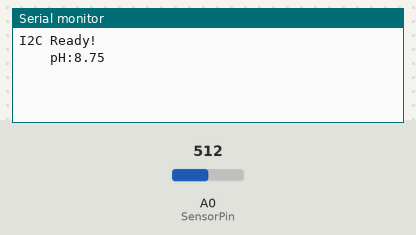
Recording of a sketch running on a simulated Arduino Uno, built with avr-gcc and run on an emulated ATmega328P. Parts: the last lines printed to the serial monitor. The test bench sets the inputs (shaded band); at power-on: A0 (SensorPin) = 512.

Above: at 1.2 s.
1.3 s: A0 (SensorPin) set to 716
At 2.7 s:
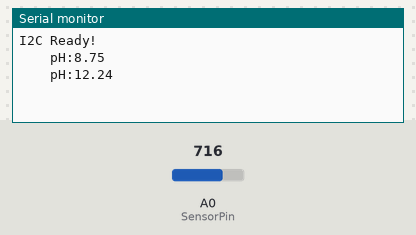
2.8 s: A0 (SensorPin) set to 900
At 4.3 s:
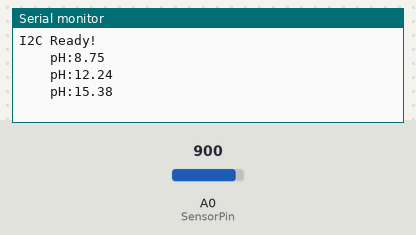
Timing chart, 0 to 5.8 s (numbered marks = the images above; inputs shaded):
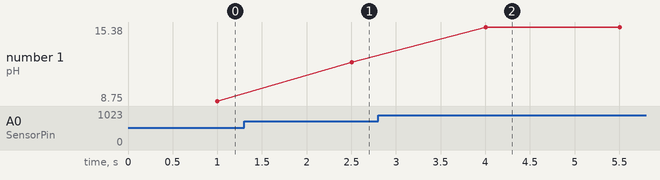

The sketch:

i2c_slave.ino
```cpp
#include <Wire.h>

#define SLAVE_ADDRESS 0x08

#define SensorPin 0            //pH meter Analog output to Arduino Analog Input 0
#define Offset 0.00            //deviation compensate

unsigned long int avgValue;     //Store the average value of the sensor feedback
#define FLOATS_SENT 1
float data[FLOATS_SENT];
float phValue;
// Use the offset value to select a function
void sendData(){
  uint8_t buf[32]; // buffer in which to build block.*/
  uint8_t len=0;
  memmove(&buf[len],(uint8_t*)&phValue,sizeof(phValue));
  len += sizeof(phValue);
  Wire.write(buf,len);
  Wire.write((byte*) &data, FLOATS_SENT*sizeof(float));

}

// Counter function
int PhSensor() {
   int buf[10];                //buffer for read analog
  for(int i=0;i<10;i++)       //Get 10 sample value from the sensor for smooth the value
  {
    buf[i]=analogRead(SensorPin);
    delay(100);
  }
  for(int i=0;i<9;i++)        //sort the analog from small to large
  {
    for(int j=i+1;j<10;j++)
    {
      if(buf[i]>buf[j])
      {
        int temp=buf[i];
        buf[i]=buf[j];
        buf[j]=temp;
      }
    }
  }
  avgValue=0;
  for(int i=2;i<8;i++)                      //take the average value of 6 center sample
    avgValue+=buf[i];
  phValue=(float)avgValue*5.0/1024/6;       //convert the analog into millivolt
  phValue=3.5*phValue+Offset;               //convert the millivolt into pH value
  Serial.print("    pH:");
  Serial.print(phValue,2);
  Serial.println(" ");
  return phValue;


}


void setup(){

  Serial.begin(9600); // start serial for output
  Wire.begin(SLAVE_ADDRESS);
  Wire.onRequest(sendData);
  Serial.println("I2C Ready!");
}


void loop(){

 data[0] = PhSensor();
 delay(500);
}
```

Measured:
- after the input at 1.3 s, the serial monitor: prints a new line after 1.2 s (image 1)
- after the input at 2.8 s, the serial monitor: prints a new line after 1.2 s (image 2)
- plotted number 1: 8.75 → 12.24 after the input at 1.3 s, 12.24 → 15.38 after the input at 2.8 s
